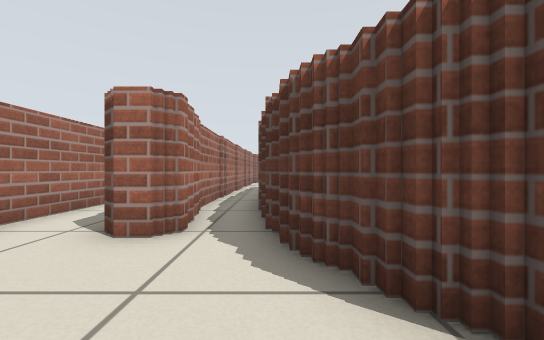
view 1 (above)

24 first-person views from a walk through a robot-simulator world made for Stage. The camera is 0.45 m above the floor, looks level and sees 90° across. Floor lines are 1 m apart. The floor is counted in squares, 0.5 m on a side. Each view is taken from the middle of a square. On the plan, view 1 faces up. The plan holds only what a view shows up to about 11 squares ahead; the rest is blank. The place goes on beyond the plan. Robots are left out.

view 2
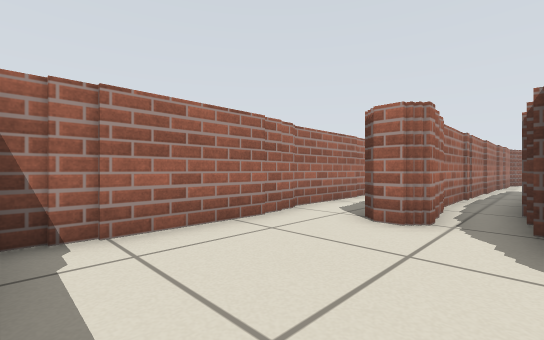

view 3
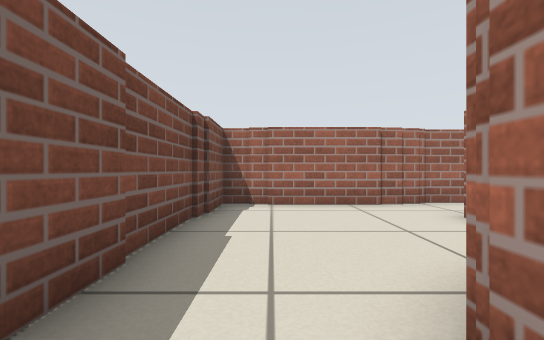

view 4
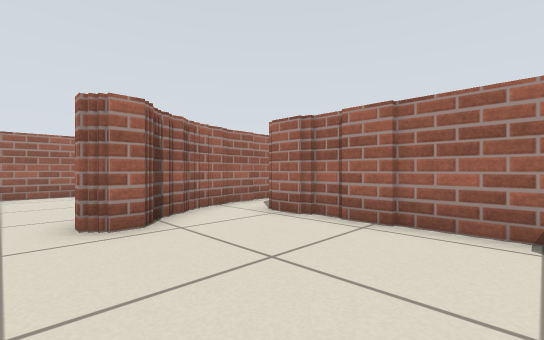

view 5
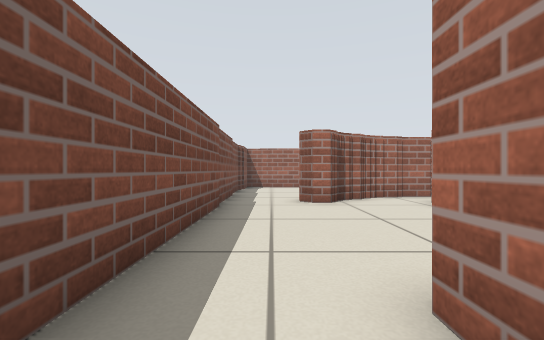

view 6
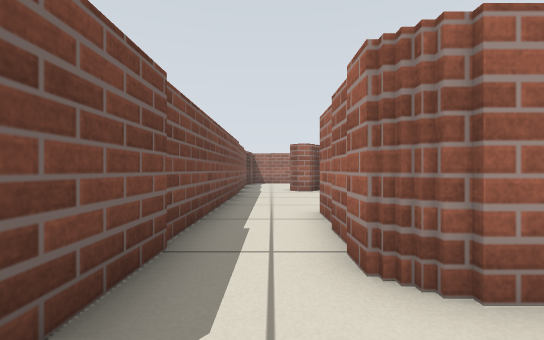

view 7
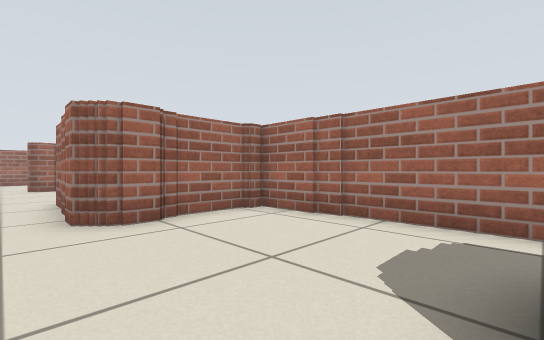

view 8
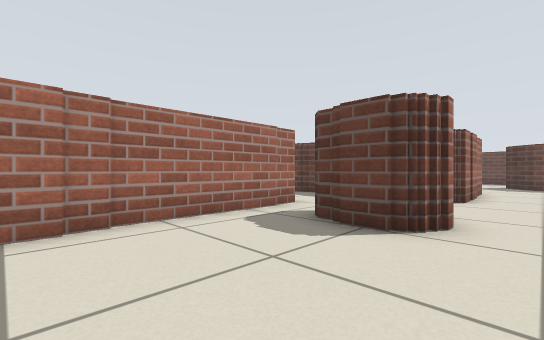

view 9
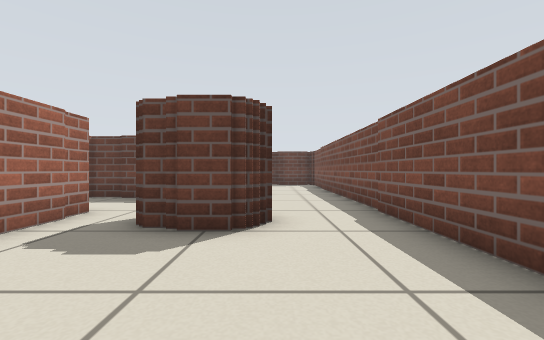

view 10
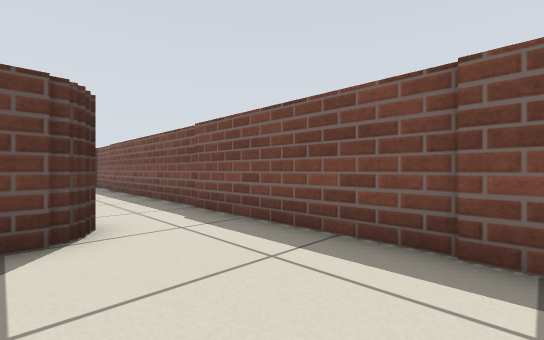

view 11
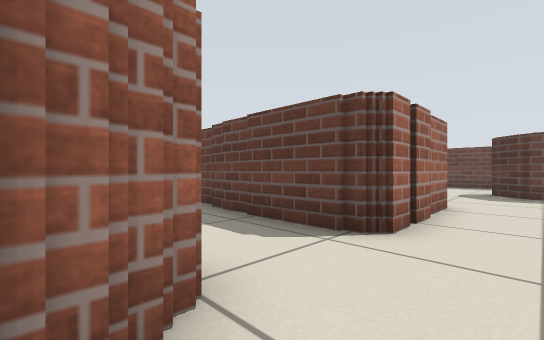

view 12
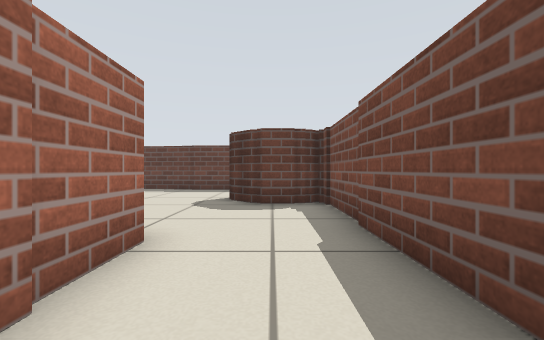

view 13
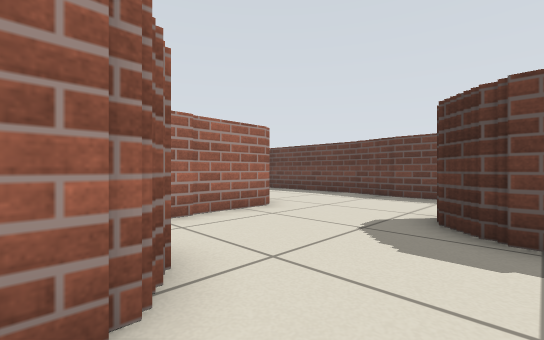

view 14
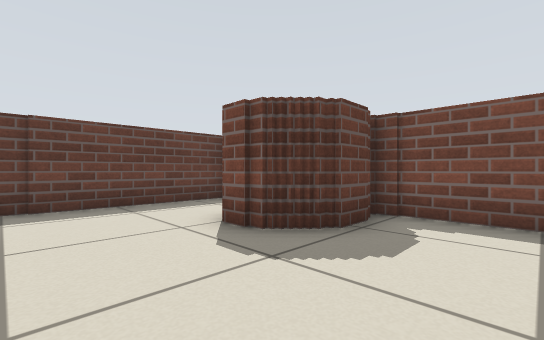

view 15
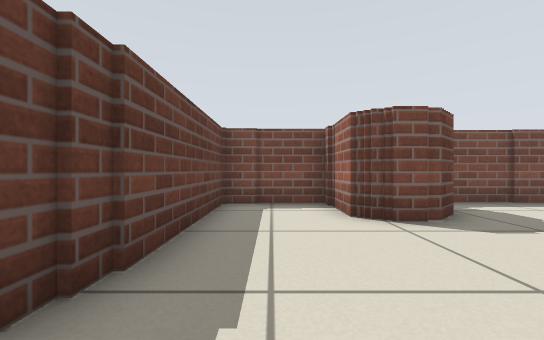

view 16
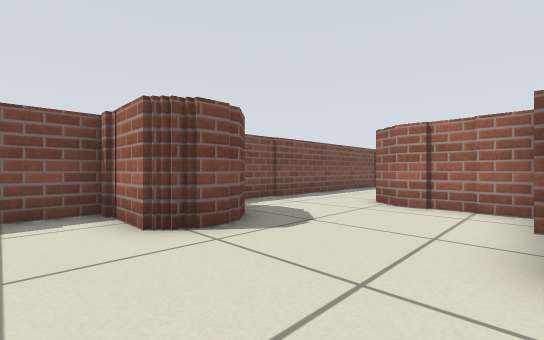

view 17
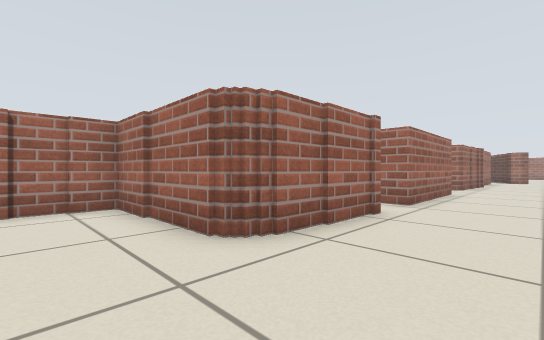

view 18
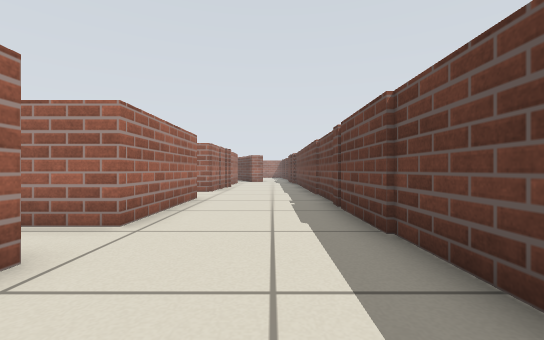

view 19
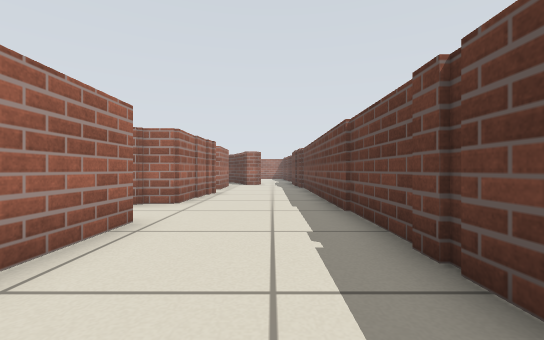

view 20
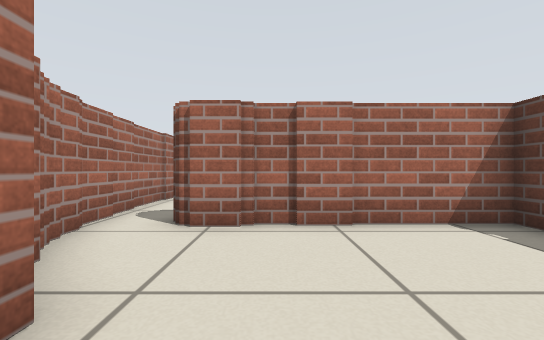

view 21
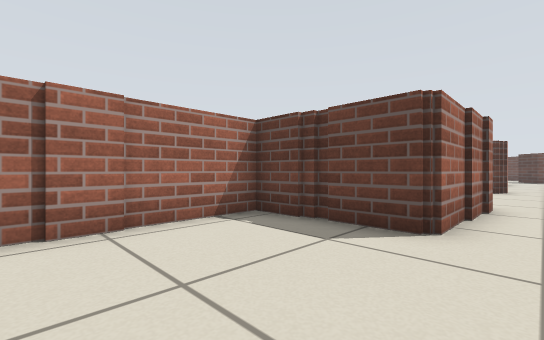

view 22
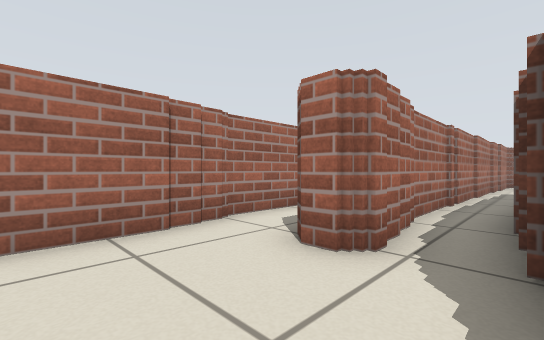

view 23
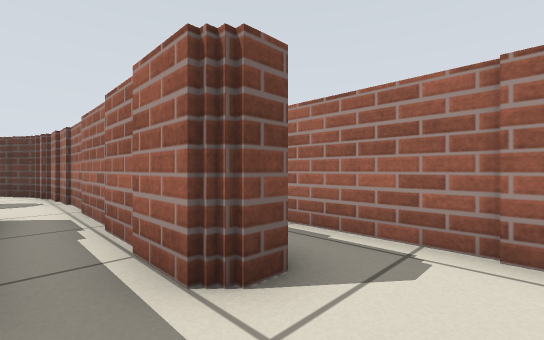

view 24
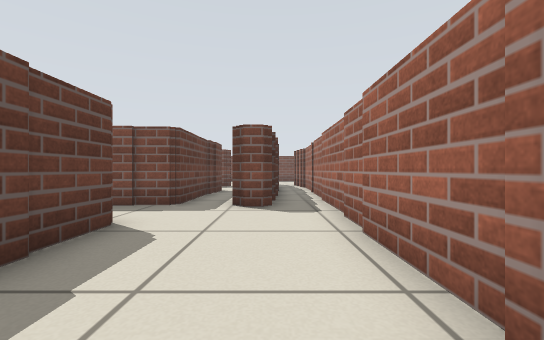

### Floor plan
Key: @ floor where view 1 was taken; # wall or solid block; . floor.
Columns run from 4 left of view 1 to 35 right of it. Each row starts with its distance up from view 1.
 21                                    ....#
 20     .                              #...#
 19    #..                            ##...#
 18    #..                            #....#
 17    #...#                         ##....#
 16    #...#                          .....#
 15   ##....                          .....#
 14   #......                          #...#
 13   #.#####                          #...#
 12   #.##                             #...#
 11   #.#                             ##...#
 10   #.#                            ##....#
  9   #.#                             #....#
  8   #.#                             #....#
  7   #.#                    .#       #....#
  6   #.##                  ..#       #....#
  5 #########       ########..#   #####....#
  4 #.####.######   #........ #   #.......##
  3 #...##......#   #....## . #   #.......#
  2 #....##.....#   #....###. #####.......#
  1 #....##.....#####....##...  ......##..#
  0 #...@............................###..#
 -1 ###..##########################..######
 -2   ####                        ####

Where each view was taken, in squares from view 1:
view 1: 0 up, 0 right, facing up
view 2: 1 down, 0 right, facing up-left
view 3: 0 up, 3 right, facing left
view 4: 0 up, 7 right, facing up-left
view 5: 0 up, 10 right, facing left
view 6: 0 up, 14 right, facing left
view 7: 0 up, 17 right, facing up-left
view 8: 0 up, 13 right, facing up-right
view 9: 1 up, 13 right, facing right
view 10: 2 up, 13 right, facing down-right
view 11: 0 up, 18 right, facing up-right
view 12: 0 up, 22 right, facing right
view 13: 0 up, 25 right, facing up-right
view 14: 4 up, 27 right, facing down-right
view 15: 6 up, 33 right, facing down
view 16: 5 up, 33 right, facing down-left
view 17: 3 up, 33 right, facing up-left
view 18: 6 up, 33 right, facing up
view 19: 10 up, 33 right, facing up
view 20: 0 up, 4 right, facing up
view 21: 0 up, 4 right, facing up-right
view 22: 1 up, 0 right, facing up-left
view 23: 15 up, 2 right, facing down-left
view 24: 20 up, 0 right, facing down
